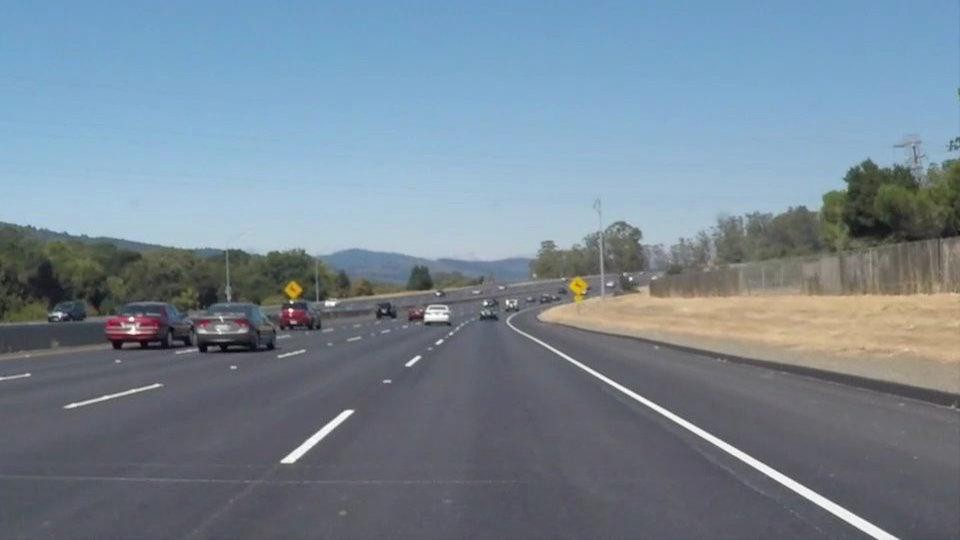
#> input picture lane_1.png, 960 x 540 px, found by its file name
$ python lane_detect5.py
#> lines starting #> are read from the running program, lines starting #| are printed output that depends on the picture; after the words box and inside, x2 and y2 are one past the last pixel; in counts of white or black regions, pixels touching at a corner belong together; long printed decimals are rounded
import matplotlib.pyplot as plt
import numpy as np
import cv2
from PIL import Image
import warning
import copy
warning.filterwarnings('ignore')
#> (this line was passed over: warning is not available in this run)

def colorfilter_hls(img):
    hls = cv2.cvtColor(img,cv2.COLOR_RGB2HLS)

    lower = np.array([0,190,0])
    upper = np.array([255,255,255])
    ylower = np.array([10,0,90])
    yupper = np.array([50,255,255])

    white = cv2.inRange(hls,lower,upper)
    yellow = cv2.inRange(hls,ylower,yupper)

    masked = cv2.bitwise_or(white,yellow)
    masked = cv2.bitwise_and(img, img, mask=masked)

    return masked

def region_of_interest(img):
    x = img.shape[1]
    y = img.shape[0]

    shape = np.array([
        [int(0),int(y)],
        [int(x),int(y)],
        [int(x*0.55),int(y*0.6)],
        [int(x*0.45),int(y*0.6)]
    ])

    if len(img.shape) > 2:
        channel = img.shape[2]
        color = (255,)*channel
    else:
        color = 255

    mask = np.zeros_like(img)
    cv2.fillPoly(mask,np.int32([shape]),color)

    masked = cv2.bitwise_and(img,mask)
    return masked

def edge_detection(img,th1,th2):
    gray_scale = cv2.cvtColor(img,cv2.COLOR_RGB2GRAY)
    edge_canny = cv2.Canny(gray_scale, th1, th2)

    return edge_canny

def edge_coordinates(img,minlength,maxgap):
    lines = cv2.HoughLinesP(
        img,
        rho = 1,
        theta = np.pi/180,
        threshold = 20,
        lines = np.array([]),
        minLineLength = minlength,
        maxLineGap = maxgap
    )

    return lines

def average_slope_intercept(img,lines):
    left_lane   = []
    left_weight  = []
    right_lane  = []
    right_weight = []

    for line in lines:
        for x1,y1,x2,y2 in line:
            if x1 == x2:
                continue

            slope = (y1-y2)/(x1-x2)
            intercept = y1 - slope*x1
            length = np.sqrt((y2-y1)**2 + (x2-x1)**2)

            if slope < 0:
                left_lane.append((slope,intercept))
                left_weight.append(length)
            else:
                right_lane.append((slope,intercept))
                right_weight.append(length)

    left_lane = np.dot(left_weight, left_lane)/np.sum(left_weight) if len(left_weight) > 0 else None
    right_lane = np.dot(right_weight, right_lane)/np.sum(right_weight) if len(right_weight) > 0 else None

    print(left_lane)

    return left_lane,right_lane

def make_pixel_coordinates(lines,y1,y2):
    if lines is None:
        return

    slope, intercept = lines

    x1 = int((y1 - intercept)/slope)
    x2 = int((y2 - intercept)/slope)
    y1 = int(y1)
    y2 = int(y2)

    return ((x1,y1),(x2,y2))

def lane_lines(img,lines):
    left_lane, right_lane = average_slope_intercept(img,lines)

    y1 = img.shape[0]
    y2 = y1*0.6

    left_line  = make_pixel_coordinates(left_lane, y1, y2)
    right_line = make_pixel_coordinates(right_lane, y1, y2)

    return left_line, right_line

def draw_lines(img,lines):
    if lines is None:
        return

    line_img = np.zeros_like(img,dtype=np.uint8)

    lane = np.array(lane_lines(img,lines))
    for line in lane:
        cv2.line(line_img, (line[0,0],line[0,1]), (line[1,0],line[1,1]), (255,0,0),10)

    shape = []
    for line in lane:
        shape.append(list(line))

    shape = np.array(shape)
    shaped = np.array([
        shape[0,1],
        shape[1,1],
        shape[1,0],
        shape[0,0]
    ])

    cv2.fillPoly(line_img, np.int32([shaped]), color = (100,238,100))
    masked = cv2.addWeighted(img, 0.8, line_img, 0.4, 0.0)

    return masked

# img = Image.open("C:/Users/Rachit/Onedrive/Desktop/Files/VS/Detection/lane_2.png").convert("RGB")
image = cv2.imread("C:/Users/Rachit/Onedrive/Desktop/Files/VS/Detection/Lane/lane_1.png")
#> image is the input picture: shape (540, 960, 3); mean B, G, R 148.3, 134.5, 118.6
RGB_image = cv2.cvtColor(image,cv2.COLOR_BGR2RGB)

filtered_img = colorfilter_hls(RGB_image)
#> in colorfilter_hls, `hls = cv2.cvtColor(img,cv2.COLOR_RGB2HLS)`: hls: shape (540, 960, 3); mean of channels 0, 1, 2 98, 133.6, 58.2
#> in colorfilter_hls, `white = cv2.inRange(hls,lower,upper)`:
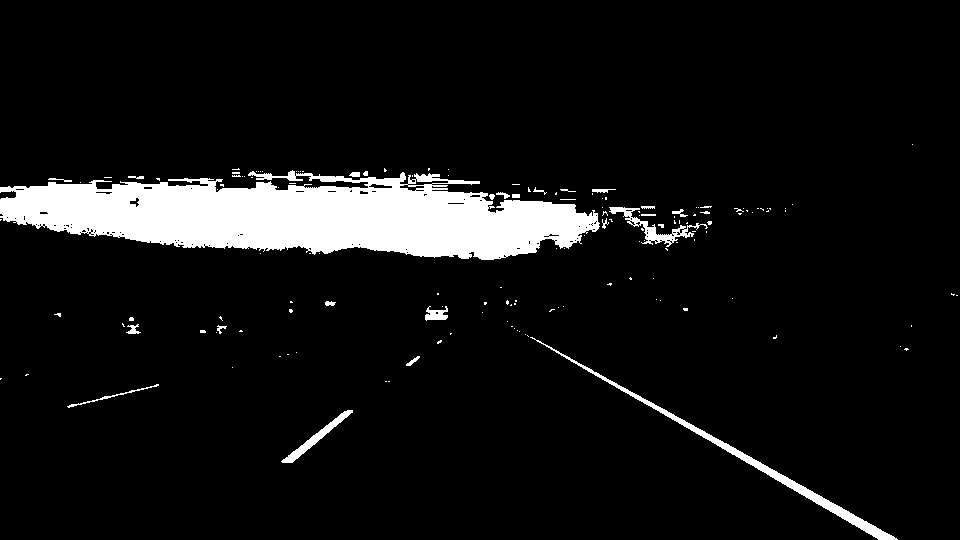
#> white: shape (540, 960); 7.6% white; 153 white regions (129 under 20 px), largest, box (x1, y1, x2, y2) and area: (0, 170, 600, 260) 34123, (530, 337, 898, 540) 2427, (609, 207, 708, 247) 794
#> in colorfilter_hls, `yellow = cv2.inRange(hls,ylower,yupper)`:
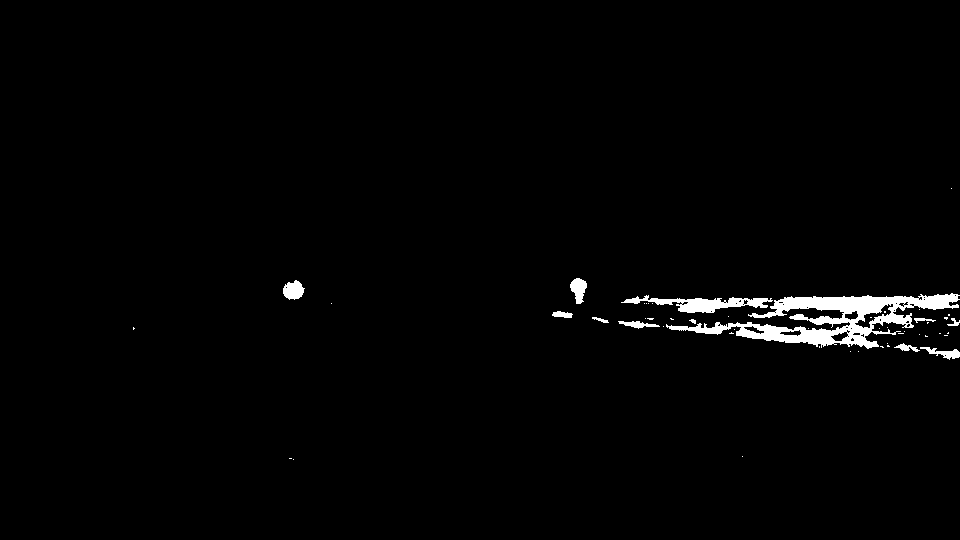
#> yellow: shape (540, 960); 1.6% white; 51 white regions (39 under 20 px), largest, box (x1, y1, x2, y2) and area: (666, 293, 960, 349) 5692, (621, 295, 773, 313) 1157, (283, 280, 305, 300) 305
#> in colorfilter_hls, `masked = cv2.bitwise_or(white,yellow)`: masked: shape (540, 960); 9.2% white; 189 white regions (153 under 20 px), largest, box (x1, y1, x2, y2) and area: (0, 170, 600, 260) 34123, (666, 293, 960, 349) 5692, (530, 337, 898, 540) 2427
cropped_img = region_of_interest(filtered_img)
#> in region_of_interest, `cv2.fillPoly(mask,np.int32([shape]),color)`:
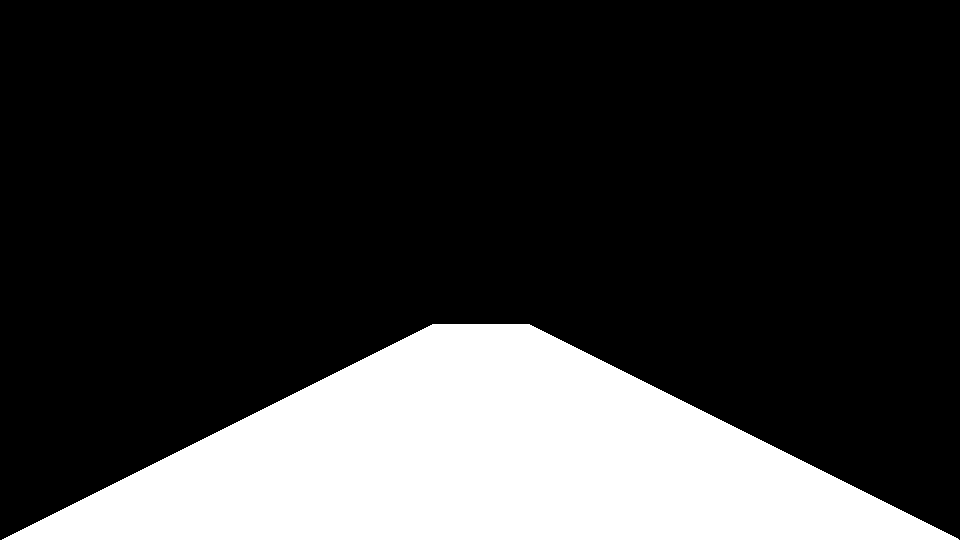
#> mask: shape (540, 960, 3); 22% white; 1 white region, box (x1, y1, x2, y2) and area: (2, 324, 959, 540) 114047
#> in region_of_interest, `masked = cv2.bitwise_and(img,mask)`:
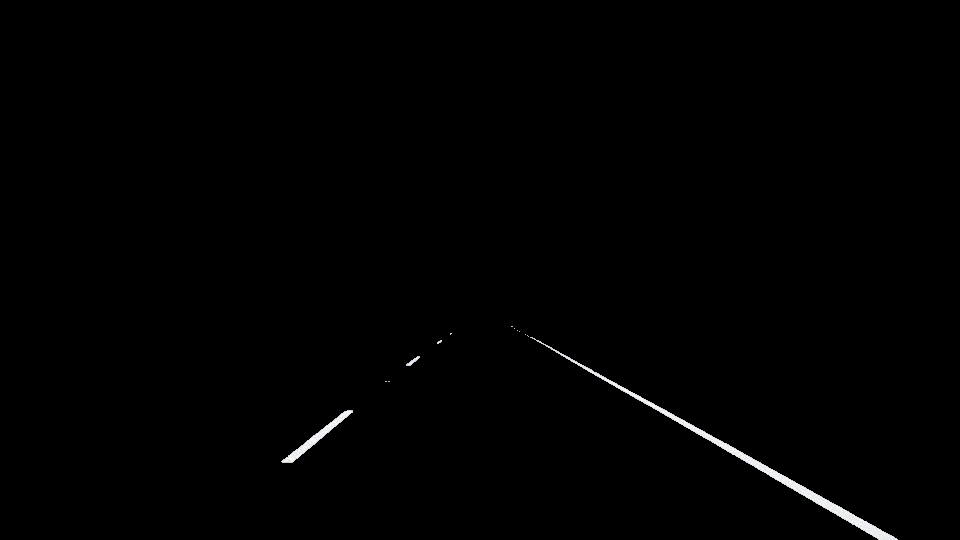
#> masked: shape (540, 960, 3); mean R, G, B 1.4, 1.4, 1.4
edge_img = edge_detection(cropped_img, 50,100)
#> in edge_detection, `edge_canny = cv2.Canny(gray_scale, th1, th2)`:
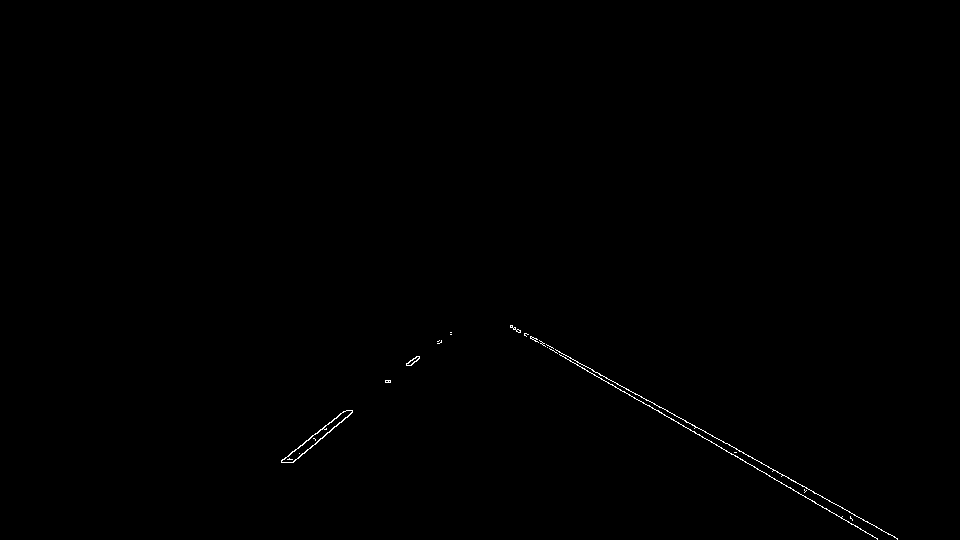
#> edge_canny: shape (540, 960); 0.23% white in thin lines or dots, all inside (x1, y1, x2, y2) = (281, 325, 898, 540)

edge_points = edge_coordinates(edge_img,20,300)
#> in edge_coordinates, `lines = cv2.HoughLinesP( img, rho = 1, theta = np.pi/180, threshold = ..`: lines = [[512, 325, 897, 538], [510, 326, 877, 538], [291, 462, 451, 332], [291, 452, 450, 332], [510, 325, 897, 539], [292, 462, 450, 334], [311, 436, 437, 341], [281, 461, 441, 341], [281, 460, 390, 380]]
#> edge_points has the same summary as lines in edge_coordinates

# average_slope_intercept(image,edge_points)
lines_image = draw_lines(RGB_image,edge_points)
#> the loop in average_slope_intercept, `for line in lines:` made 9 passes
#> after the loop in average_slope_intercept, `for line in lines:`: left_lane = [(-0.812, 698.4), (-0.755, 671.6), (-0.81, 698.6), (-0.754, 670.5), (-0.75, 671.8), (-0.734, 666.2)]; left_weight = [206.2, 199.2, 203.3, 157.8, 200, 135.2]; right_lane = [(0.553, 41.74), (0.578, 31.4), (0.553, 42.98)]; right_weight = [440, 423.8, 442.2]
#> in average_slope_intercept, `left_lane = np.dot(left_weight, left_lane)/np.sum(left_weight) if len(..`: left_lane = [-0.772, 680.8]
#> in average_slope_intercept, `right_lane = np.dot(right_weight, right_lane)/np.sum(right_weight) if ..`: right_lane = [0.561, 38.8]
#| [ -0.7722 680.811]
#> in lane_lines, `left_lane, right_lane = average_slope_intercept(img,lines)`: left_lane = [-0.772, 680.8]; right_lane = [0.561, 38.8]
#> in make_pixel_coordinates, `slope, intercept = lines`: slope = -0.772; intercept = 680.8
#> in make_pixel_coordinates, `x1 = int((y1 - intercept)/slope)`: x1 = 182
#> in make_pixel_coordinates, `x2 = int((y2 - intercept)/slope)`: x2 = 462
#> in lane_lines, `left_line  = make_pixel_coordinates(left_lane, y1, y2)`: left_line = ((182, 540), (462, 324))
#> in lane_lines, `right_line = make_pixel_coordinates(right_lane, y1, y2)`: right_line = ((893, 540), (508, 324))
#> the loop in draw_lines, `for line in lane:` made 2 passes
#> line on passes 1 to 2: [[182, 540], [462, 324]], [[893, 540], [508, 324]]
#> after the loop in draw_lines, `for line in lane:`: shape = [[[182, 540], [462, 324]], [[893, 540], [508, 324]]]
#> in draw_lines, `shaped = np.array([ shape[0,1], shape[1,1], shape[1,0], shape[0,0] ])`: shaped = [[462, 324], [508, 324], [893, 540], [182, 540]]
#> in draw_lines, `cv2.fillPoly(line_img, np.int32([shaped]), color = (100,238,100))`:
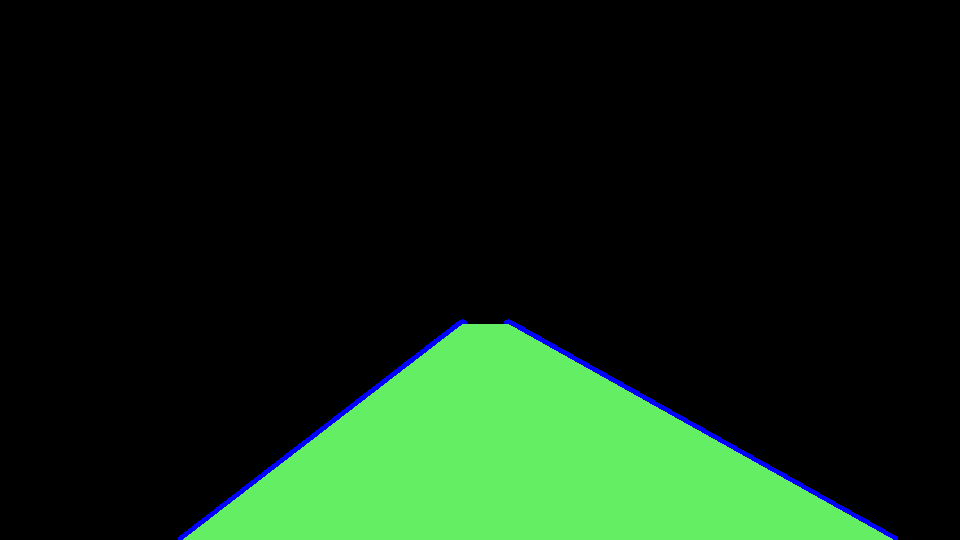
#> line_img: shape (540, 960, 3); mean of channels 0, 1, 2 17.7, 37.6, 15.8; drawn as B, G, R
#> in draw_lines, `masked = cv2.addWeighted(img, 0.8, line_img, 0.4, 0.0)`:
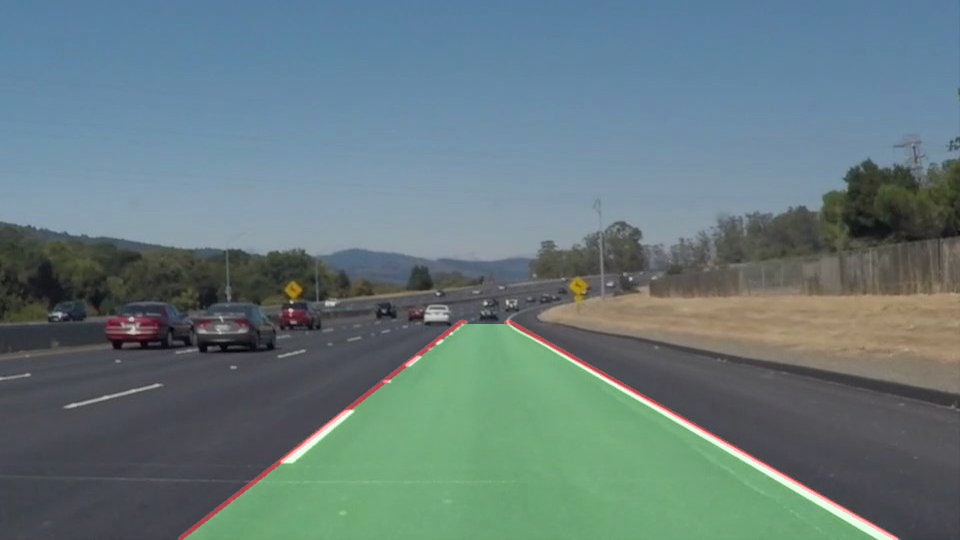
#> masked: shape (540, 960, 3); mean R, G, B 101.9, 122.5, 125
image = cv2.cvtColor(lines_image, cv2.COLOR_RGB2BGR)
# print(edge_points)

cv2.imshow("the frame",image)
cv2.waitKey(0)

$ run again, with lane_2.png copied over lane_1.png
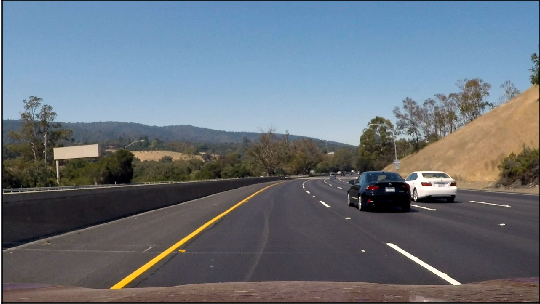
#> input picture lane_2.png, 540 x 304 px, found by its file name
#> image is the input picture: shape (304, 540, 3); mean B, G, R 124, 114.2, 104.8
#> hls: shape (304, 540, 3); mean of channels 0, 1, 2 84.9, 114.1, 60.7
#> white: shape (304, 540); 3.2% white; 152 white regions (145 under 20 px), largest, box (x1, y1, x2, y2) and area: (145, 109, 378, 146) 3267, (405, 171, 457, 197) 639, (387, 243, 461, 285) 327
#> yellow: shape (304, 540); 4.1% white; 324 white regions (306 under 20 px), largest, box (x1, y1, x2, y2) and area: (409, 88, 540, 196) 2709, (110, 189, 263, 290) 946, (60, 157, 116, 186) 492
#> mask: shape (304, 540, 3); 22.1% white; 1 white region, box (x1, y1, x2, y2) and area: (1, 182, 540, 304) 36355
#> edge_canny: shape (304, 540); 0.45% white in thin lines or dots, all inside (x1, y1, x2, y2) = (110, 185, 461, 302)
#> lines = [[117, 289, 261, 189], [122, 278, 253, 193], [312, 197, 459, 282], [346, 219, 456, 285], [115, 283, 268, 187], [306, 192, 460, 284], [119, 289, 265, 187], [199, 226, 242, 199]]
#> edge_points has the same summary as lines in edge_coordinates
#> the loop in average_slope_intercept, `for line in lines:` made 8 passes
#> after the loop in average_slope_intercept, `for line in lines:`: left_lane = [(-0.694, 370.2), (-0.649, 357.2), (-0.627, 355.2), (-0.699, 372.1), (-0.628, 351)]; left_weight = [175.3, 156.2, 180.6, 178.1, 50.77]; right_lane = [(0.578, 16.59), (0.6, 11.4), (0.597, 9.19)]; right_weight = [169.8, 128.3, 179.4]
#> in average_slope_intercept, `left_lane = np.dot(left_weight, left_lane)/np.sum(left_weight) if len(..`: left_lane = [-0.665, 362.9]
#> in average_slope_intercept, `right_lane = np.dot(right_weight, right_lane)/np.sum(right_weight) if ..`: right_lane = [0.591, 12.42]
#| [ -0.665 362.943]
#> in lane_lines, `left_lane, right_lane = average_slope_intercept(img,lines)`: left_lane = [-0.665, 362.9]; right_lane = [0.591, 12.42]
#> slope = -0.665; intercept = 362.9
#> x1 = 88
#> x2 = 271
#> left_line = ((88, 304), (271, 182))
#> right_line = ((493, 304), (287, 182))
#> the loop in draw_lines, `for line in lane:` made 2 passes
#> line on passes 1 to 2: [[88, 304], [271, 182]], [[493, 304], [287, 182]]
#> after the loop in draw_lines, `for line in lane:`:
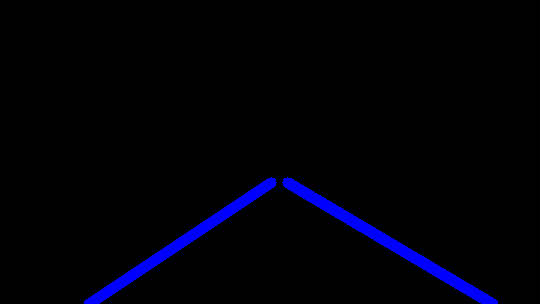
#> line_img: shape (304, 540, 3); mean of channels 0, 1, 2 8, 0, 0; drawn as B, G, R
#> after the loop in draw_lines, `for line in lane:`: shape = [[[88, 304], [271, 182]], [[493, 304], [287, 182]]]
#> shaped = [[271, 182], [287, 182], [493, 304], [88, 304]]
#> in draw_lines, `masked = cv2.addWeighted(img, 0.8, line_img, 0.4, 0.0)`:
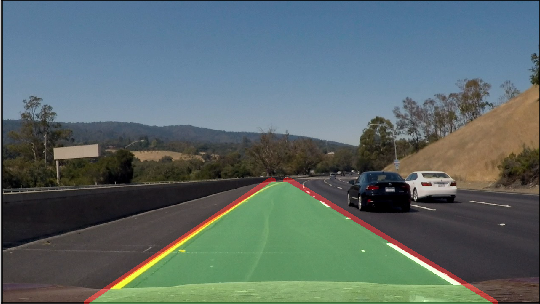
#> masked: shape (304, 540, 3); mean R, G, B 91.5, 106.2, 105.5
